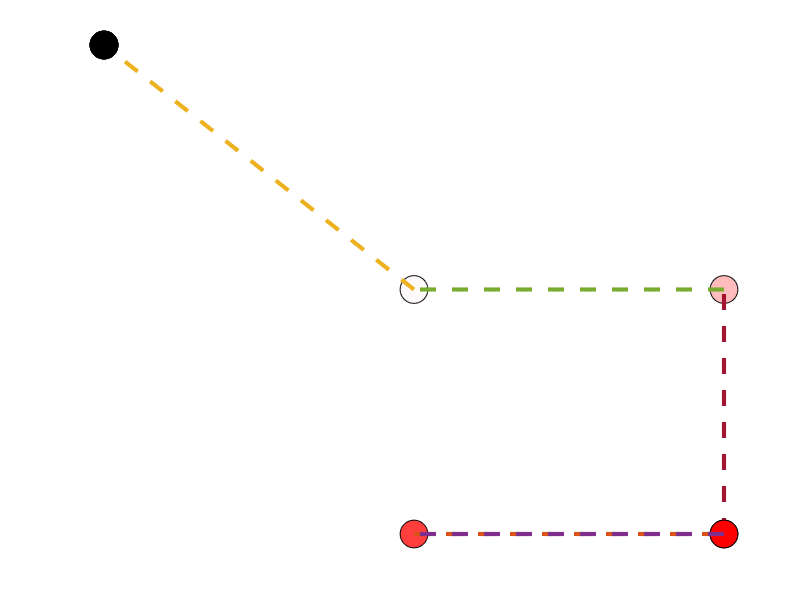

This chart was generated by the following MATLAB code:
%% TwoDim_Diffusion.m
% Pre-simulation work. Simulates diffusion using random walks in 2D.

%% Initialization
num_ions = 1;
x = zeros(num_ions,1); % vector holding positions of ions along x-axis
y = zeros(num_ions,1); % vector holding positions of ions along y-axis
radius = 1; % length of walk; using polar coordinates, therefore specify radius

% Specify domain for simulation
Positive_Boundary = 5;
Negative_Boundary = -5;
time = 5; % total simulation time; arbitrary units

% Color legend to illustrate 2D walk step-by-step
twod_diagram = 1; % indicates plot for 2D walk
red = [1,0,0];
pink = [255, 250, 250]/255;
colors_p = [linspace(red(1), pink(1), time)', linspace(red(2), pink(2), time)', linspace(red(3), pink(3), time)'];
C = time;

%% Main Algorithm
for i = 1:time
    
    p = rand(num_ions,1)*(2*pi); % random theta
    x1 = x; % dummy vector
    y1 = y; % dummy vector
    
    % polar coordinates
    x = x + radius*cos(p);
    y = y + radius*sin(p);
    
    for j = 1:num_ions
        
        if x(j) >= Positive_Boundary
            diffx = abs(x(j)-Positive_Boundary);
            x(j) = Positive_Boundary - diffx;
            
        elseif x(j) <= Negative_Boundary
            diffx = abs(x(j)-Negative_Boundary);
            x(j) = Negative_Boundary + diffx;
            
        elseif y(j) >= Positive_Boundary
            diffy = abs(y(j)-Positive_Boundary);
            y(j) = Positive_Boundary - diffy;
            
        elseif y(j) <= Negative_Boundary
            diffy = abs(y(j)-Negative_Boundary);
            y(j) = Negative_Boundary + diffy;
        end
        
        x = round(x);
        y = round(y);
        
        x1= round(x1);
        y1 = round(y1);

       if twod_diagram == 1
            plot(0,0,'o', 'MarkerSize', 20, 'MarkerEdgeColor', 'k' , 'MarkerFaceColor', 'k');
            hold on
            plot(x,y, 'o', 'MarkerFaceColor',colors_p(C,:),'markersize',20, 'MarkerEdgeColor', 'k');
            hold on
            line([x x1], [y y1], 'linewidth', 3, 'LineStyle', '--');
            C = C-1;
            %axis([Bminus Bplus Bminus Bplus]);
            box off
            axis off
       end
       
    end
end